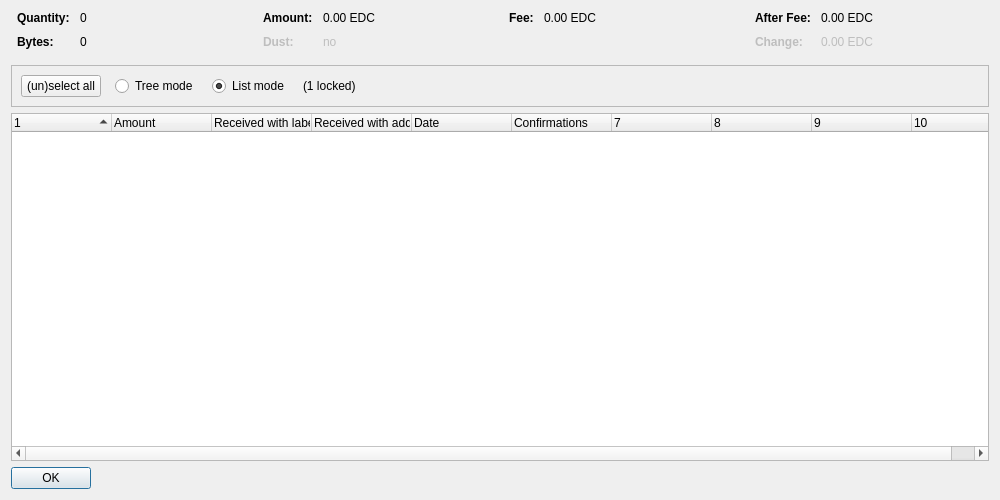
<?xml version="1.0" encoding="UTF-8"?>
<ui version="4.0">
 <class>CoinControlDialog</class>
 <widget class="QDialog" name="CoinControlDialog">
  <property name="geometry">
   <rect>
    <x>0</x>
    <y>0</y>
    <width>1000</width>
    <height>500</height>
   </rect>
  </property>
  <property name="windowTitle">
   <string>Coin Selection</string>
  </property>
  <layout class="QVBoxLayout" name="verticalLayout">
   <item>
    <layout class="QHBoxLayout" name="horizontalLayoutTop" stretch="0,0,0,0">
     <property name="topMargin">
      <number>0</number>
     </property>
     <property name="bottomMargin">
      <number>10</number>
     </property>
     <item>
      <layout class="QFormLayout" name="formLayoutCoinControl1">
       <property name="horizontalSpacing">
        <number>10</number>
       </property>
       <property name="verticalSpacing">
        <number>10</number>
       </property>
       <property name="leftMargin">
        <number>6</number>
       </property>
       <property name="rightMargin">
        <number>6</number>
       </property>
       <item row="0" column="0">
        <widget class="QLabel" name="labelCoinControlQuantityText">
         <property name="font">
          <font>
           <weight>75</weight>
           <bold>true</bold>
          </font>
         </property>
         <property name="text">
          <string>Quantity:</string>
         </property>
        </widget>
       </item>
       <item row="0" column="1">
        <widget class="QLabel" name="labelCoinControlQuantity">
         <property name="cursor">
          <cursorShape>IBeamCursor</cursorShape>
         </property>
         <property name="contextMenuPolicy">
          <enum>Qt::ActionsContextMenu</enum>
         </property>
         <property name="text">
          <string notr="true">0</string>
         </property>
         <property name="textInteractionFlags">
          <set>Qt::LinksAccessibleByMouse|Qt::TextSelectableByKeyboard|Qt::TextSelectableByMouse</set>
         </property>
        </widget>
       </item>
       <item row="1" column="0">
        <widget class="QLabel" name="labelCoinControlBytesText">
         <property name="font">
          <font>
           <weight>75</weight>
           <bold>true</bold>
          </font>
         </property>
         <property name="text">
          <string>Bytes:</string>
         </property>
        </widget>
       </item>
       <item row="1" column="1">
        <widget class="QLabel" name="labelCoinControlBytes">
         <property name="cursor">
          <cursorShape>IBeamCursor</cursorShape>
         </property>
         <property name="contextMenuPolicy">
          <enum>Qt::ActionsContextMenu</enum>
         </property>
         <property name="text">
          <string notr="true">0</string>
         </property>
         <property name="textInteractionFlags">
          <set>Qt::LinksAccessibleByMouse|Qt::TextSelectableByKeyboard|Qt::TextSelectableByMouse</set>
         </property>
        </widget>
       </item>
      </layout>
     </item>
     <item>
      <layout class="QFormLayout" name="formLayoutCoinControl2">
       <property name="horizontalSpacing">
        <number>10</number>
       </property>
       <property name="verticalSpacing">
        <number>10</number>
       </property>
       <property name="leftMargin">
        <number>6</number>
       </property>
       <property name="rightMargin">
        <number>6</number>
       </property>
       <item row="0" column="0">
        <widget class="QLabel" name="labelCoinControlAmountText">
         <property name="font">
          <font>
           <weight>75</weight>
           <bold>true</bold>
          </font>
         </property>
         <property name="text">
          <string>Amount:</string>
         </property>
        </widget>
       </item>
       <item row="0" column="1">
        <widget class="QLabel" name="labelCoinControlAmount">
         <property name="cursor">
          <cursorShape>IBeamCursor</cursorShape>
         </property>
         <property name="contextMenuPolicy">
          <enum>Qt::ActionsContextMenu</enum>
         </property>
         <property name="text">
          <string notr="true">0.00 EDC</string>
         </property>
         <property name="textInteractionFlags">
          <set>Qt::LinksAccessibleByMouse|Qt::TextSelectableByKeyboard|Qt::TextSelectableByMouse</set>
         </property>
        </widget>
       </item>
       <item row="1" column="0">
        <widget class="QLabel" name="labelCoinControlLowOutputText">
         <property name="enabled">
          <bool>false</bool>
         </property>
         <property name="font">
          <font>
           <weight>75</weight>
           <bold>true</bold>
          </font>
         </property>
         <property name="text">
          <string>Dust:</string>
         </property>
        </widget>
       </item>
       <item row="1" column="1">
        <widget class="QLabel" name="labelCoinControlLowOutput">
         <property name="enabled">
          <bool>false</bool>
         </property>
         <property name="cursor">
          <cursorShape>IBeamCursor</cursorShape>
         </property>
         <property name="contextMenuPolicy">
          <enum>Qt::ActionsContextMenu</enum>
         </property>
         <property name="text">
          <string notr="true">no</string>
         </property>
         <property name="textInteractionFlags">
          <set>Qt::LinksAccessibleByMouse|Qt::TextSelectableByKeyboard|Qt::TextSelectableByMouse</set>
         </property>
        </widget>
       </item>
      </layout>
     </item>
     <item>
      <layout class="QFormLayout" name="formLayoutCoinControl3">
       <property name="horizontalSpacing">
        <number>10</number>
       </property>
       <property name="verticalSpacing">
        <number>10</number>
       </property>
       <property name="leftMargin">
        <number>6</number>
       </property>
       <property name="rightMargin">
        <number>6</number>
       </property>
       <item row="0" column="0">
        <widget class="QLabel" name="labelCoinControlFeeText">
         <property name="font">
          <font>
           <weight>75</weight>
           <bold>true</bold>
          </font>
         </property>
         <property name="text">
          <string>Fee:</string>
         </property>
        </widget>
       </item>
       <item row="0" column="1">
        <widget class="QLabel" name="labelCoinControlFee">
         <property name="cursor">
          <cursorShape>IBeamCursor</cursorShape>
         </property>
         <property name="contextMenuPolicy">
          <enum>Qt::ActionsContextMenu</enum>
         </property>
         <property name="text">
          <string notr="true">0.00 EDC</string>
         </property>
         <property name="textInteractionFlags">
          <set>Qt::LinksAccessibleByMouse|Qt::TextSelectableByKeyboard|Qt::TextSelectableByMouse</set>
         </property>
        </widget>
       </item>
      </layout>
     </item>
     <item>
      <layout class="QFormLayout" name="formLayoutCoinControl4">
       <property name="horizontalSpacing">
        <number>10</number>
       </property>
       <property name="verticalSpacing">
        <number>10</number>
       </property>
       <property name="leftMargin">
        <number>6</number>
       </property>
       <property name="rightMargin">
        <number>6</number>
       </property>
       <item row="0" column="0">
        <widget class="QLabel" name="labelCoinControlAfterFeeText">
         <property name="font">
          <font>
           <weight>75</weight>
           <bold>true</bold>
          </font>
         </property>
         <property name="text">
          <string>After Fee:</string>
         </property>
        </widget>
       </item>
       <item row="0" column="1">
        <widget class="QLabel" name="labelCoinControlAfterFee">
         <property name="cursor">
          <cursorShape>IBeamCursor</cursorShape>
         </property>
         <property name="contextMenuPolicy">
          <enum>Qt::ActionsContextMenu</enum>
         </property>
         <property name="text">
          <string notr="true">0.00 EDC</string>
         </property>
         <property name="textInteractionFlags">
          <set>Qt::LinksAccessibleByMouse|Qt::TextSelectableByKeyboard|Qt::TextSelectableByMouse</set>
         </property>
        </widget>
       </item>
       <item row="1" column="0">
        <widget class="QLabel" name="labelCoinControlChangeText">
         <property name="enabled">
          <bool>false</bool>
         </property>
         <property name="font">
          <font>
           <weight>75</weight>
           <bold>true</bold>
          </font>
         </property>
         <property name="text">
          <string>Change:</string>
         </property>
        </widget>
       </item>
       <item row="1" column="1">
        <widget class="QLabel" name="labelCoinControlChange">
         <property name="enabled">
          <bool>false</bool>
         </property>
         <property name="cursor">
          <cursorShape>IBeamCursor</cursorShape>
         </property>
         <property name="contextMenuPolicy">
          <enum>Qt::ActionsContextMenu</enum>
         </property>
         <property name="text">
          <string notr="true">0.00 EDC</string>
         </property>
         <property name="textInteractionFlags">
          <set>Qt::LinksAccessibleByMouse|Qt::TextSelectableByKeyboard|Qt::TextSelectableByMouse</set>
         </property>
        </widget>
       </item>
      </layout>
     </item>
    </layout>
   </item>
   <item>
    <widget class="QFrame" name="frame">
     <property name="minimumSize">
      <size>
       <width>0</width>
       <height>40</height>
      </size>
     </property>
     <property name="frameShape">
      <enum>QFrame::StyledPanel</enum>
     </property>
     <property name="frameShadow">
      <enum>QFrame::Sunken</enum>
     </property>
     <layout class="QHBoxLayout" name="horizontalLayout">
      <item>
       <layout class="QHBoxLayout" name="horizontalLayoutPanel" stretch="0,0,0,0,0">
        <property name="spacing">
         <number>14</number>
        </property>
        <item>
         <widget class="QPushButton" name="pushButtonSelectAll">
          <property name="sizePolicy">
           <sizepolicy hsizetype="Maximum" vsizetype="Fixed">
            <horstretch>0</horstretch>
            <verstretch>0</verstretch>
           </sizepolicy>
          </property>
          <property name="text">
           <string>(un)select all</string>
          </property>
          <property name="autoDefault">
           <bool>false</bool>
          </property>
         </widget>
        </item>
        <item>
         <widget class="QRadioButton" name="radioTreeMode">
          <property name="sizePolicy">
           <sizepolicy hsizetype="Maximum" vsizetype="Fixed">
            <horstretch>0</horstretch>
            <verstretch>0</verstretch>
           </sizepolicy>
          </property>
          <property name="text">
           <string>Tree mode</string>
          </property>
         </widget>
        </item>
        <item>
         <widget class="QRadioButton" name="radioListMode">
          <property name="sizePolicy">
           <sizepolicy hsizetype="Maximum" vsizetype="Fixed">
            <horstretch>0</horstretch>
            <verstretch>0</verstretch>
           </sizepolicy>
          </property>
          <property name="text">
           <string>List mode</string>
          </property>
          <property name="checked">
           <bool>true</bool>
          </property>
         </widget>
        </item>
        <item>
         <widget class="QLabel" name="labelLocked">
          <property name="text">
           <string notr="true">(1 locked)</string>
          </property>
         </widget>
        </item>
        <item>
         <spacer name="horizontalSpacer">
          <property name="orientation">
           <enum>Qt::Horizontal</enum>
          </property>
          <property name="sizeHint" stdset="0">
           <size>
            <width>40</width>
            <height>20</height>
           </size>
          </property>
         </spacer>
        </item>
       </layout>
      </item>
     </layout>
    </widget>
   </item>
   <item>
    <widget class="CoinControlTreeWidget" name="treeWidget">
     <property name="contextMenuPolicy">
      <enum>Qt::CustomContextMenu</enum>
     </property>
     <property name="sortingEnabled">
      <bool>false</bool>
     </property>
     <property name="columnCount">
      <number>10</number>
     </property>
     <attribute name="headerShowSortIndicator" stdset="0">
      <bool>true</bool>
     </attribute>
     <attribute name="headerStretchLastSection">
      <bool>false</bool>
     </attribute>
     <column>
      <property name="text">
       <string/>
      </property>
     </column>
     <column>
      <property name="text">
       <string>Amount</string>
      </property>
     </column>
     <column>
      <property name="text">
       <string>Received with label</string>
      </property>
     </column>
     <column>
      <property name="text">
       <string>Received with address</string>
      </property>
     </column>
     <column>
      <property name="text">
       <string>Date</string>
      </property>
     </column>
     <column>
      <property name="text">
       <string>Confirmations</string>
      </property>
      <property name="toolTip">
       <string>Confirmed</string>
      </property>
     </column>
     <column>
      <property name="text">
       <string/>
      </property>
     </column>
     <column>
      <property name="text">
       <string/>
      </property>
     </column>
     <column>
      <property name="text">
       <string/>
      </property>
     </column>
     <column>
      <property name="text">
       <string/>
      </property>
     </column>
    </widget>
   </item>
   <item>
    <widget class="QDialogButtonBox" name="buttonBox">
     <property name="sizePolicy">
      <sizepolicy hsizetype="Maximum" vsizetype="Fixed">
       <horstretch>0</horstretch>
       <verstretch>0</verstretch>
      </sizepolicy>
     </property>
     <property name="orientation">
      <enum>Qt::Horizontal</enum>
     </property>
     <property name="standardButtons">
      <set>QDialogButtonBox::Ok</set>
     </property>
    </widget>
   </item>
  </layout>
 </widget>
 <customwidgets>
  <customwidget>
   <class>CoinControlTreeWidget</class>
   <extends>QTreeWidget</extends>
   <header>qt/coincontroltreewidget.h</header>
  </customwidget>
 </customwidgets>
 <resources/>
 <connections/>
</ui>
